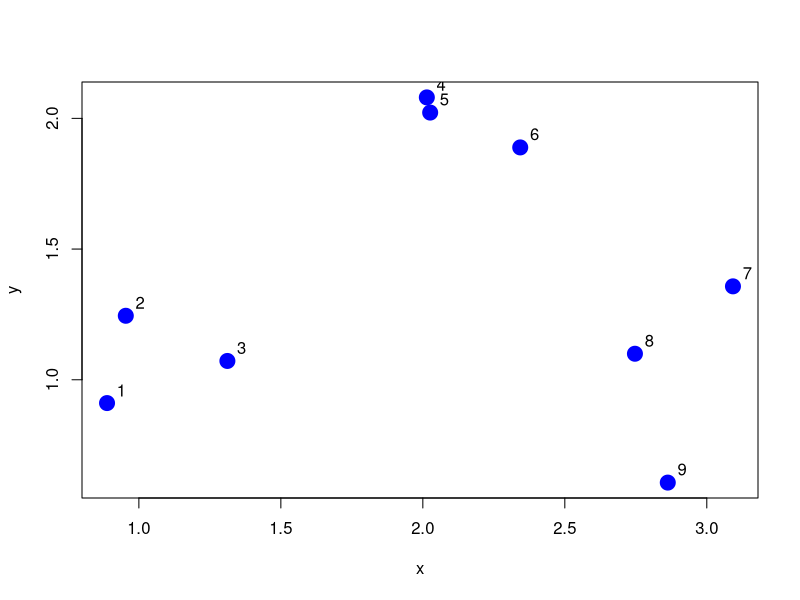

R code for this plot: (Note: this script raises an error after producing the figure.)
# Hierarchical Clustering - Heatmap

set.seed(123)
x <- rnorm(9, mean = rep(1:3, each = 3), sd = 0.2)        
y <- rnorm(9, mean = rep(c(1, 2, 1), each = 3), sd = 0.2)
plot(x, y, col = "blue", pch = 19, cex = 2)
text(x + 0.05, y + 0.05, labels = as.character(1:9))

dataFrame <- data.frame(x = x, y = y)
distxy <- dist(dataFrame)
hClustering <- hclust(distxy)
myplclust(hClustering, lab = rep(1:3, each = 3), lab.col = rep(1:3, each = 3))

dataMatrix <- as.matrix(dataFrame)
colors <- heat.colors(15, alpha = 0.5)
heatmap.2(dataMatrix, trace = "none", cellnote = dataMatrix, notecex = 1.0, notecol = "black")

